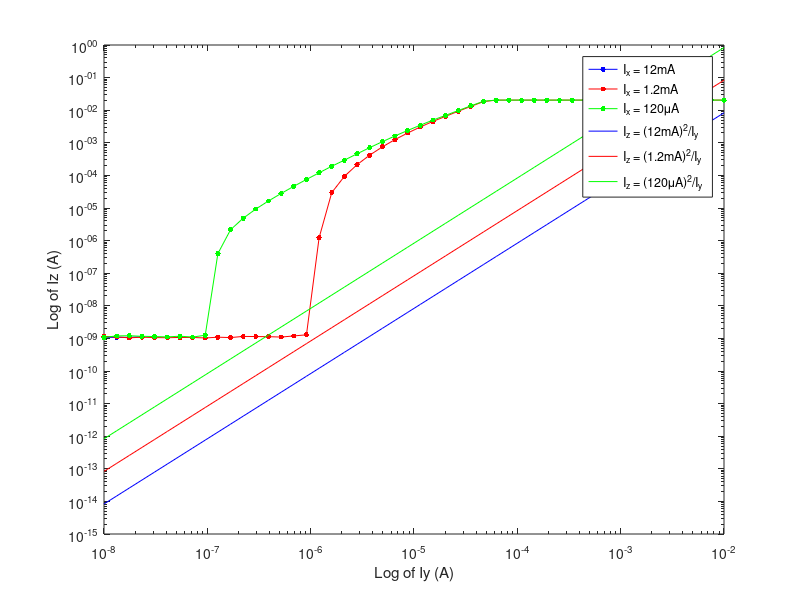

This chart was generated by the following MATLAB code:
load('Exp2Data') % .mat file
load('Exp3Data') % .mat file
%%
clf

loglog(Ix1,-Iz1 ,'b','Marker','.','MarkerSize',12) % Ix1, Iz1, Marker stuff - I found this looks pretty good
hold on
loglog(Ix2,-Iz2,'r','Marker','.','MarkerSize',12) % Ix2, Iz2, Marker stuff - I found this looks pretty good
loglog(Ix3,-Iz3,'g','Marker','.','MarkerSize',12) % Ix3, Iz3, Marker stuff - I found this looks pretty good
xlabel('Log of Ix (A)')
ylabel('Log of Iz (A)')

Iz1theo1 = sqrt(Ix1.*(10^-3));
Iz2theo1 = sqrt(Ix1.*(10^-4));
Iz3theo1 = sqrt(Ix1.*(10^-5));

loglog(Ix1,Iz1theo1,'b')
loglog(Ix1,Iz2theo1,'r')
loglog(Ix1,Iz3theo1,'g')

legend('I_y = 1mA','I_y = 100\muA','I_y = 10\muA', 'I_z = sqrt(I_x*1mA)', 'I_z = sqrt(I_x*100\muA)', 'I_z = sqrt(I_x*10\muA)') % name them, probably something to do with each value of Iy




%%
clf

loglog(Iy1source,-Iz1source,'b','Marker','.','MarkerSize',12) % Iy1, Iz1, Marker stuff - I found this looks pretty good
hold on
loglog(Iy1source,-Iz2source,'r','Marker','.','MarkerSize',12) % Iy2, Iz2, Marker stuff - I found this looks pretty good
loglog(Iy1source,-Iz3source,'g','Marker','.','MarkerSize',12) % Iy3, Iz3, Marker stuff - I found this looks pretty good
xlabel('Log of Iy (A)')
ylabel('Log of Iz (A)')

Iz1theo2 = sqrt((3/250)*(Iy1source));
Iz2theo2 = sqrt((3/2500)*(Iy1source));
Iz3theo2 = sqrt((3/25000)*(Iy1source));

loglog(Ix1,Iz1theo2,'b')
loglog(Ix1,Iz2theo2,'r')
loglog(Ix1,Iz3theo2,'g')


legend('I_x = 12mA','I_x = 1.2mA','I_x = 120\muA', 'I_z = sqrt(12mA*I_y)', 'I_z = sqrt(1.2mA*I_y)', 'I_z = sqrt(120\muA*I_y)') % name them, probably something to do with each value of Ix

%%
clf

loglog(Ix250,-Iz250, 'b','Marker','.','MarkerSize',12) % Ix1, Iz1, Marker stuff - I found this looks pretty good
hold on
loglog(Ix250,-Iz2k,'r','Marker','.','MarkerSize',12) % Ix2, Iz2, Marker stuff - I found this looks pretty good
loglog(Ix250,-Iz25k, 'g','Marker','.','MarkerSize',12) % Ix3, Iz3, Marker stuff - I found this looks pretty good
xlabel('Log of Ix (A)')
ylabel('Log of Iz (A)')

Iz1theo3 = (Ix250.^2)/(10^-3);
Iz2theo3 = (Ix250.^2)/(10^-4);
Iz3theo3 = (Ix250.^2)/(10^-5);

loglog(Ix1,Iz1theo3)
loglog(Ix1,Iz2theo3)
loglog(Ix1,Iz3theo3)

legend('I_y = 1mA','I_y = 100\muA','I_y = 10\muA', 'I_z = (I_x)^2/1mA', 'I_z = (I_x)^2/100\muA', 'I_z = (I_x)^2/10\muA') % name them, probably something to do with each value of Iy


%%
clf

loglog(Ix250Si,-Iz250Si, 'b','Marker','.','MarkerSize',12) % Ix1, Iz1, Marker stuff - I found this looks pretty good
hold on
loglog(Ix250Si,-Iz2kSi,'r','Marker','.','MarkerSize',12) % Ix2, Iz2, Marker stuff - I found this looks pretty good
loglog(Ix250Si,-Iz25kSi, 'g','Marker','.','MarkerSize',12) % Ix3, Iz3, Marker stuff - I found this looks pretty good
xlabel('Log of Iy (A)')
ylabel('Log of Iz (A)')

Iz1theo4 = (Ix250Si.^2)/(3/250);
Iz2theo4 = (Ix250Si.^2)/(3/2500);
Iz3theo4 = (Ix250Si.^2)/(3/25000);

loglog(Ix1,Iz1theo4,'b')
loglog(Ix1,Iz2theo4,'r')
loglog(Ix1,Iz3theo4,'g')

legend('I_x = 12mA','I_x = 1.2mA','I_x = 120\muA', 'I_z = (12mA)^2/I_y', 'I_z = (1.2mA)^2/I_y', 'I_z = (120\muA)^2/I_y') % name them, probably something to do with each value of Iy



